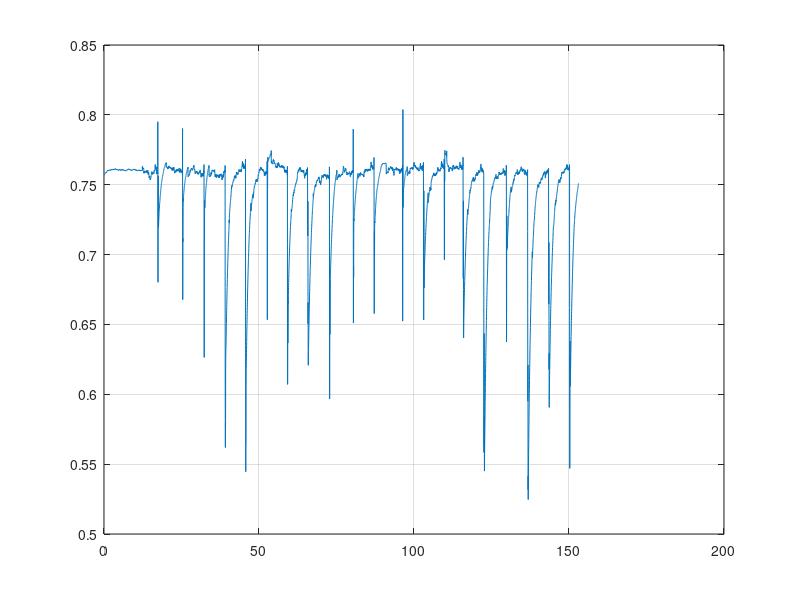

Write MATLAB code to recreate this figure. (Note: this script raises an error after producing the figure.)
%-------------------------------------------------------------------------%
% Author: Michael Meindl
% Date  : 20.07.2017
%-------------------------------------------------------------------------%
% Evaluate the results of experiment 2
%-------------------------------------------------------------------------%

close all;

timeCell = cell(5, 1);
phiCell  = cell(5, 1);
uKCell   = cell(5, 1);
uRCell   = cell(5, 1);

load('Exp2Data_100.mat');
timeCell{1} = PhiData.time;
phiCell{1}  = PhiData.signals(1).values;
uKCell{1}   = uKData.signals(1).values;
uRCell{1}   = uRData.signals(1).values;
load('Exp2Data_150.mat');
timeCell{2} = PhiData.time;
phiCell{2}  = PhiData.signals(1).values;
uKCell{2}   = uKData.signals(1).values;
uRCell{2}   = uRData.signals(1).values;
load('Exp2Data_200_Run1.mat');
t_tmp   = PhiData.time;
phi_tmp = PhiData.signals(1).values;
uk_tmp  = uKData.signals(1).values;
ur_tmp  = uRData.signals(1).values;
load('Exp2Data_200_Run2.mat');
timeCell{3} = [t_tmp; t_tmp(end) + PhiData.time];
phiCell{3}  = [phi_tmp; PhiData.signals(1).values];
uKCell{3}   = [uk_tmp; uKData.signals(1).values];
uRCell{3}   = [ur_tmp; uRData.signals(1).values];
load('Exp2Data_225_Run1.mat');
t_tmp   = PhiData.time;
phi_tmp = PhiData.signals(1).values;
uk_tmp  = uKData.signals(1).values;
ur_tmp  = uRData.signals(1).values;
load('Exp2Data_225_Run2.mat');
t_tmp   = [t_tmp; t_tmp(end) + PhiData.time];
phi_tmp = [phi_tmp; PhiData.signals(1).values]; 
uk_tmp  = [uk_tmp; uKData.signals(1).values];
ur_tmp  = [ur_tmp; uRData.signals(1).values];
load('Exp2Data_225_Run3.mat');
timeCell{4} = [t_tmp; t_tmp(end) + PhiData.time];
phiCell{4}  = [phi_tmp; PhiData.signals(1).values];
uKCell{4}   = [uk_tmp; uKData.signals(1).values];
uRCell{4}   = [ur_tmp; uRData.signals(1).values];
load('Exp2Data_250_Run1.mat');
t_tmp   = PhiData.time;
phi_tmp = PhiData.signals(1).values;
uk_tmp  = uKData.signals(1).values;
ur_tmp  = uRData.signals(1).values;
load('Exp2Data_250_Run2.mat');
timeCell{5} = [t_tmp; t_tmp(end) + PhiData.time];
phiCell{5}  = [phi_tmp; PhiData.signals(1).values];
uKCell{5}   = [uk_tmp; uKData.signals(1).values];
uRCell{5}   = [ur_tmp; uRData.signals(1).values];

jmp_velocity_cell = {100; 150; 200; 225; 250};

for n = 1:5
    figure;
    plot(timeCell{n}, phiCell{n}); grid;
    emlTitle(horzcat('$\varphi$ bei Sprungeschwindigkeit: ', num2str(jmp_velocity_cell{n})));
    emlXLabel('Zeit in Sekunden'); emlYLabel('$\varphi$ in Radiant');
    figure;
    plot(timeCell{n}, uKCell{n}); grid;
    emlTitle(horzcat('$u_K$ bei Sprunggeschwindigkeit: ', num2str(jmp_velocity_cell{n})));
    emlXLabel('Zeit in Sekunden'); emlYLabel('$u_K$ in Radiant pro Sekunde');
    figure;
    plot(timeCell{n}, uRCell{n}); grid;
    emlTitle(horzcat('$u_R$ bei Sprunggeschwindigkeit: ', num2str(jmp_velocity_cell{n})));
    emlXLabel('Zeit in Sekunden'); emlYLabel('$u_R$ in Radiant pro Sekunde');
end

